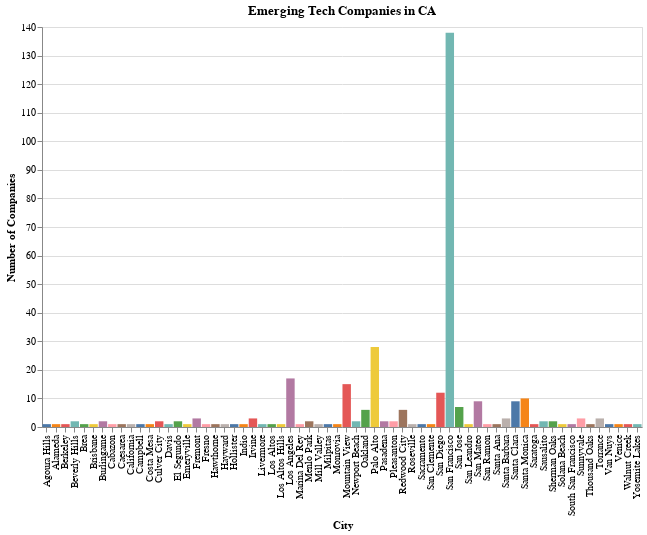

Notebook code cell kept with this figure:
### Code cell
## Number of comapnies in 'CA'
specific_location = 'CA'
filtered_df = top_1000[top_1000['state'] == specific_location]
space = 'Emerging Tech Companies'
chart1 = plot_num_of_comapnies(filtered_df, specific_location, space)
chart1.display()

### Figure 1 — Vega-Lite specification as saved in the notebook (floating-point values rounded to 4 significant figures)
{"config": {"view": {"continuousWidth": 300, "continuousHeight": 300}}, "data": {"name": "data-ccc0965f9c0c13418b6434261c8f4506"}, "mark": {"type": "bar"}, "encoding": {"color": {"field": "city", "legend": null, "type": "nominal"}, "tooltip": [{"field": "city", "type": "nominal"}, {"field": "company_name", "type": "quantitative"}], "x": {"field": "city", "title": "City", "type": "nominal"}, "y": {"field": "company_name", "title": "Number of Companies", "type": "quantitative"}}, "height": 400, "title": "Emerging Tech Companies in CA", "width": 600, "$schema": "https://vega.github.io/schema/vega-lite/v5.14.1.json", "datasets": {"data-ccc0965f9c0c13418b6434261c8f4506": [{"city": "Agoura Hills", "company_name": 1, "job_openings": 1.0}, {"city": "Alameda", "company_name": 1, "job_openings": 47.0}, {"city": "Berkeley", "company_name": 1, "job_openings": 1.0}, {"city": "Beverly Hills", "company_name": 2, "job_openings": 2.0}, {"city": "Brea", "company_name": 1, "job_openings": 112.0}, {"city": "Brisbane", "company_name": 1, "job_openings": 1.0}, {"city": "Burlingame", "company_name": 2, "job_openings": 25.0}, {"city": "Cabazon", "company_name": 1, "job_openings": 1.0}, {"city": "Caesarea", "company_name": 1, "job_openings": 1.0}, {"city": "California", "company_name": 1, "job_openings": 1.0}, {"city": "Campbell", "company_name": 1, "job_openings": 6.0}, {"city": "Costa Mesa", "company_name": 1, "job_openings": 1.0}, {"city": "Culver City", "company_name": 2, "job_openings": 2.0}, {"city": "Davis", "company_name": 1, "job_openings": 4.0}, {"city": "El Segundo", "company_name": 2, "job_openings": 2.0}, {"city": "Emeryville", "company_name": 1, "job_openings": 14.0}, {"city": "Fremont", "company_name": 3, "job_openings": 61.0}, {"city": "Fresno", "company_name": 1, "job_openings": 1.0}, {"city": "Hawthorne", "company_name": 1, "job_openings": 31.0}, {"city": "Hayward", "company_name": 1, "job_openings": 4.0}, {"city": "Hollister", "company_name": 1, "job_openings": 1.0}, {"city": "Indio", "company_name": 1, "job_openings": 1.0}, {"city": "Irvine", "company_name": 3, "job_openings": 5.0}, {"city": "Livermore", "company_name": 1, "job_openings": 1.0}, {"city": "Los Altos", "company_name": 1, "job_openings": 1.0}, {"city": "Los Altos Hills", "company_name": 1, "job_openings": 1.0}, {"city": "Los Angeles", "company_name": 17, "job_openings": 84.0}, {"city": "Marina Del Rey", "company_name": 1, "job_openings": 18.0}, {"city": "Menlo Park", "company_name": 2, "job_openings": 6.0}, {"city": "Mill Valley", "company_name": 1, "job_openings": 1.0}, {"city": "Milpitas", "company_name": 1, "job_openings": 10.0}, {"city": "Monrovia", "company_name": 1, "job_openings": 1.0}, {"city": "Mountain View", "company_name": 15, "job_openings": 119.0}, {"city": "Newport Beach", "company_name": 2, "job_openings": 2.0}, {"city": "Oakland", "company_name": 6, "job_openings": 34.0}, {"city": "Palo Alto", "company_name": 28, "job_openings": 304.0}, {"city": "Pasadena", "company_name": 2, "job_openings": 12.0}, {"city": "Pleasanton", "company_name": 2, "job_openings": 2.0}, {"city": "Redwood City", "company_name": 6, "job_openings": 132.0}, {"city": "Roseville", "company_name": 1, "job_openings": 1.0}, {"city": "Sacramento", "company_name": 1, "job_openings": 1.0}, {"city": "San Clemente", "company_name": 1, "job_openings": 1.0}, {"city": "San Diego", "company_name": 12, "job_openings": 93.0}, {"city": "San Francisco", "company_name": 138, "job_openings": 1276.0}, {"city": "San Jose", "company_name": 7, "job_openings": 94.0}, {"city": "San Leandro", "company_name": 1, "job_openings": 6.0}, {"city": "San Mateo", "company_name": 9, "job_openings": 210.0}, {"city": "San Ramon", "company_name": 1, "job_openings": 3.0}, {"city": "Santa Ana", "company_name": 1, "job_openings": 1.0}, {"city": "Santa Barbara", "company_name": 3, "job_openings": 12.0}, {"city": "Santa Clara", "company_name": 9, "job_openings": 24.0}, {"city": "Santa Monica", "company_name": 10, "job_openings": 19.0}, {"city": "Saratoga", "company_name": 1, "job_openings": 1.0}, {"city": "Sausalito", "company_name": 2, "job_openings": 2.0}, {"city": "Sherman Oaks", "company_name": 2, "job_openings": 2.0}, {"city": "Solana Beach", "company_name": 1, "job_openings": 24.0}, {"city": "South San Francisco", "company_name": 1, "job_openings": 27.0}, {"city": "Sunnyvale", "company_name": 3, "job_openings": 141.0}, {"city": "Thousand Oaks", "company_name": 1, "job_openings": 1.0}, {"city": "Torrance", "company_name": 3, "job_openings": 35.0}, {"city": "Van Nuys", "company_name": 1, "job_openings": 1.0}, {"city": "Venice", "company_name": 1, "job_openings": 3.0}, {"city": "Walnut Creek", "company_name": 1, "job_openings": 1.0}, {"city": "Yosemite Lakes", "company_name": 1, "job_openings": 1.0}]}}
